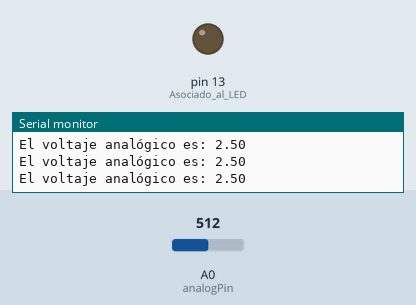
Bench run of a sketch on a simulated Arduino Uno, built with avr-gcc and run on an emulated ATmega328P. On the bench: output pins drawn as LEDs (lit = HIGH), the last lines printed to the serial monitor. Inputs (shaded band) come from the test bench; at power-on: A0 (analogPin) = 512.

Above: at 1.2 s.
1.3 s: A0 (analogPin) set to 525
At 1.8 s:
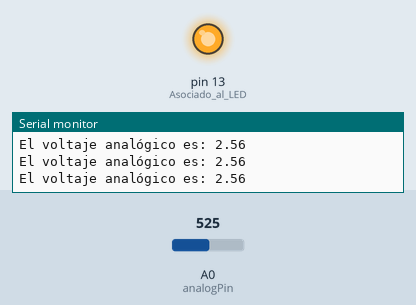
2.8 s: A0 (analogPin) set to 511
At 4.1 s:
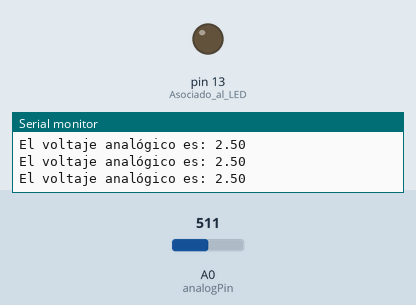
5.8 s: A0 (analogPin) set to 716
At 6.2 s:
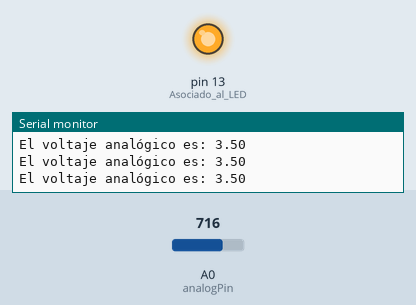
Timing chart, 0 to 8.8 s (numbered marks = the images above; inputs shaded):
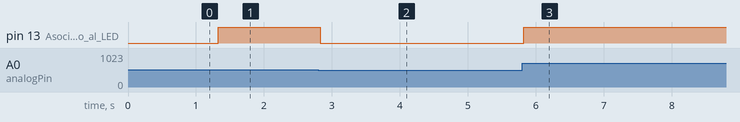

Measured:
- the behaviour switches between 514 and 515 on A0 (analogPin) (found by bisection; images 0 and 1)
- after the input at 1.3 s, pin 13 (Asociado_al_LED): LOW → HIGH at once
- after the input at 2.8 s, pin 13 (Asociado_al_LED): HIGH → LOW at once
- after the input at 5.8 s, pin 13 (Asociado_al_LED): LOW → HIGH at once

The sketch:

4.4.ino
```cpp
int analogPin = A0;// potentiometer wiper (middle terminal) connected to analog pin 3
// outside leads to ground and +5V
int val = 0;// variable to store the value read
float volt = 0; //Voltaje a mostrar

void setup() {
  Serial.begin(9600);//  setup serial
  pinMode(13, OUTPUT); //Asociado al LED
}

void loop() {
  val = analogRead(analogPin);// read the input pin
  volt=(float(val)*5)/1024;

  analogWrite(13,(float(val)*255)/1024);

  Serial.print ("El voltaje analógico es: ");
  Serial.println(volt);// debug value
  //delay(1000); //Espero un segundo
}
```
